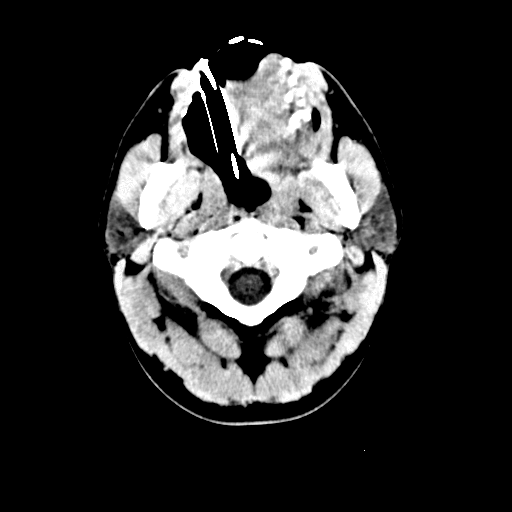
%> input picture ct-edge-detector-canny/0001.png, 512 x 512 px; the run also reads 3 pictures not shown here
$ octave run_all.m   (GNU Octave 9; MATLAB toolbox functions it lacks are replaced by stand-ins)
%> lines starting %> are read from the running program, lines starting %| are printed output that depends on the picture; in (x1, y1, x2, y2) boxes, pixels count from 0 and x2, y2 are one past the last pixel; in counts of white or black regions, pixels touching at a corner belong together; the program's own positions count from 1
### ct-edge-detector-canny/detect_edges.m
function detect_edges(filename)
%> called with filename = '0001.png'

% close('all'); figure;

I = im2double(imread(filename));
%> I: size 512x512 double; min 0, max 1, mean 0.188

subplot(1, 3, 1); imshow(I, []); title("original");

C = canny(I, 2, 0.1, 0.25);

subplot(1, 3, 2); imshow(C, []); title("Canny edge detector");

D = imerode(imdilate(C, strel('disk', 2, 0)), strel('disk', 1, 0));

subplot(1, 3, 3); imshow(D, []); title("edge linking (dilate + erode)");

### ct-edge-detector-canny/image_derivatives.m
function [Ix, Iy] = image_derivatives(I, sigma)
% applies blurring and gauss derivative in each direction

function R = c(A, B)
  R = conv2(padarray(A,floor(size(B) / 2),'replicate','both'), B, 'valid');
end

G = gauss(sigma);
D = gaussdx(sigma);

Ix = c(c(I, G'), D);
Iy = c(c(I, G), D');

end

### ct-edge-detector-canny/gradient_magnitude.m
function [Imag, Idir] = gradient_magnitude(I, sigma)

[Ix, Iy] = image_derivatives(I, sigma);

Imag = sqrt(Ix .* Ix + Iy .* Iy);

Idir = atan2(Iy, Ix);

### ct-edge-detector-canny/canny.m
function R = canny(I, sigma, t_low, t_high)

pkg load image;

% figure; subplot(2, 3, 1); imshow(I); title("original");

[Imag, Idir] = gradient_magnitude(I, sigma);

% subplot(2, 3, 2); imshow(Imag); title("magnitude");
% subplot(2, 3, 3); imshow(Idir); title("direction");

% convert direction to angle
Iangle = mod(Idir + pi, pi);

% discretize angles
Iangle = mod(round(Iangle / pi * 4), 4);

% subplot(2, 3, 3); imshow((Imag == 0) * (-1) + (Imag ~= 0) .* Iangle, [-1, 3]); title("angle");

% local maximum
Ilmax = (
  (Iangle == 0 & circshift(Imag, [0, 1]) < Imag & circshift(Imag, [0, -1]) < Imag) |
  (Iangle == 1 & circshift(Imag, [1, 1]) < Imag & circshift(Imag, [-1, -1]) < Imag) |
  (Iangle == 2 & circshift(Imag, [1, 0]) < Imag & circshift(Imag, [-1, 0]) < Imag) |
  (Iangle == 3 & circshift(Imag, [1, -1]) < Imag & circshift(Imag, [-1, 1]) < Imag)
);
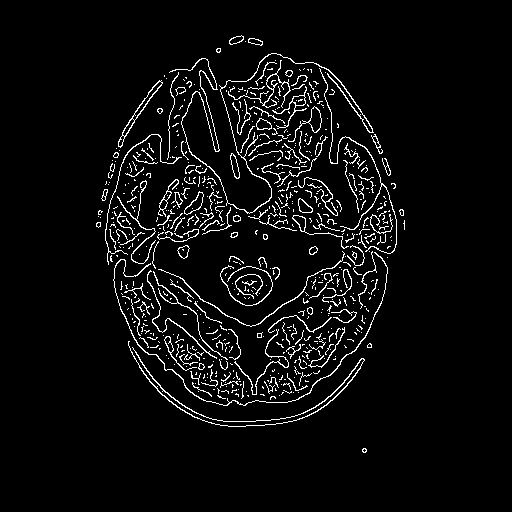
%> Ilmax: size 512x512 logical; 4.8% white in thin lines or dots, all inside (x1, y1, x2, y2) = (96, 35, 405, 453)

Ilmax = imerode(imdilate(Ilmax, strel('disk', 2, 0)), strel('disk', 2, 0));
%> Ilmax: size 512x512 logical; 7.9% white; 115 white regions (85 under 20 px), largest, box (x1, y1, x2, y2) and area: (105, 53, 397, 406) 16054, (128, 341, 365, 427) 1597, (108, 80, 163, 179) 544
Ilmax = Imag .* Ilmax;
%> Ilmax: size 512x512 double

% subplot(2, 3, 4); imshow(Ilmax, []); title("local maxium");

% hysteresis threshold
Iweak = Ilmax >= t_low;
%> Iweak: size 512x512 logical; 3.8% white in thin lines or dots, all inside (x1, y1, x2, y2) = (105, 35, 397, 427)
Istrong = Ilmax >= t_high;

Icontour = bwlabel(Iweak);
%> Icontour: size 512x512 double; 98 distinct labels, from 0 to 97

Itresh = ismember(Icontour, unique(Icontour(Istrong)));

% subplot(2, 3, 5); imshow(Itresh, [0 1]); title("hysteresis threshold"); pause

R = Itresh;

### ct-edge-detector-canny/gauss.m
function [g, x] = gauss(sigma)
% this returns one dimentional array

x = -round(3.0*sigma):round(3.0*sigma);
g = exp(- x.^2 ./ (2 * sigma ^ 2)) / (sqrt(2 * pi) * sigma);
g = g / sum(g) ; % normalisation

### ct-edge-detector-canny/gaussdx.m
function [g, x] = gaussdx(sigma)
x = -round(3.0*sigma):round(3.0*sigma);
g = x .* exp(- x.^2 ./ (2 * sigma ^ 2)) / (sqrt(2 * pi) * sigma^3);
g = g / sum(abs(g)) ; % normalisation

### ct-edge-detector-canny/run_all.m
detect_edges('0001.png'); pause
%> in detect_edges, `D = imerode(imdilate(C, strel('disk', 2, 0)), strel('disk', 1, 0));`: D: size 512x512 logical; 6.8% white; 10 white regions, largest, box (x1, y1, x2, y2) and area: (104, 52, 398, 407) 13768, (140, 365, 352, 428) 1777, (219, 256, 275, 307) 611
detect_edges('0005.png'); pause
%> call 2 of detect_edges, with filename = '0005.png'
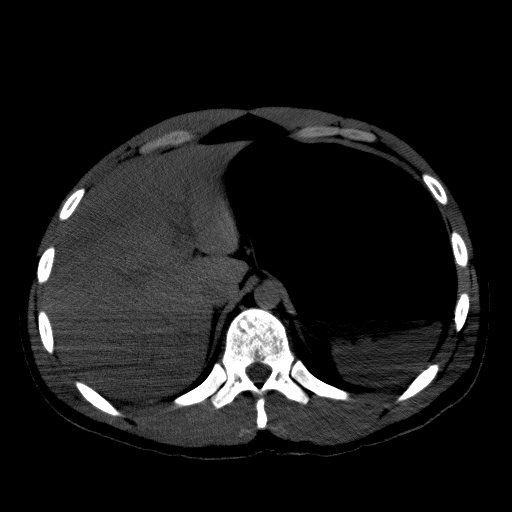
%> input picture ct-edge-detector-canny/0005.png, 512 x 512 px
%> call 2 of canny, with sigma = 2, t_low = 0.1, t_high = 0.25
%> in canny (call 2), `Ilmax = ( (Iangle == 0 & circshift(Imag, [0, 1]) < Imag & circshift(Im..`: Ilmax: size 512x512 logical; 7.9% white in thin lines or dots, all inside (x1, y1, x2, y2) = (17, 107, 492, 462)
%> in canny (call 2), `Ilmax = imerode(imdilate(Ilmax, strel('disk', 2, 0)), strel('disk', 2,..`: Ilmax: size 512x512 logical; 17.3% white; 86 white regions (56 under 20 px), largest, box (x1, y1, x2, y2) and area: (27, 107, 480, 448) 39200, (17, 316, 264, 462) 1608, (264, 337, 489, 459) 1463
%> in canny (call 2), `Iweak = Ilmax >= t_low;`: Iweak: size 512x512 logical; 1.8% white in thin lines or dots, all inside (x1, y1, x2, y2) = (27, 107, 480, 448)
%> in canny (call 2), `Istrong = Ilmax >= t_high;`: Istrong: size 512x512 logical; 0.73% white in thin lines or dots, all inside (x1, y1, x2, y2) = (37, 175, 470, 430)
%> in canny (call 2), `Icontour = bwlabel(Iweak);`:
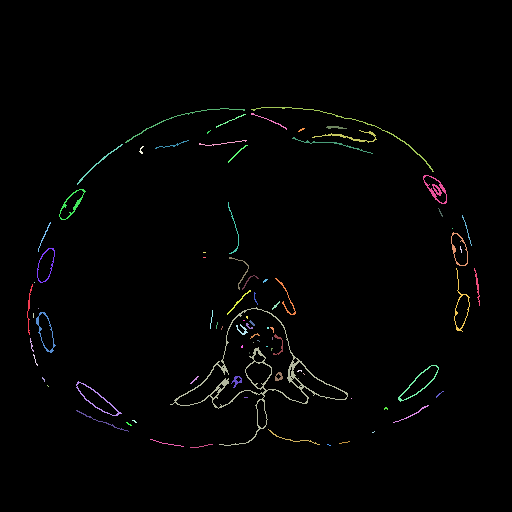
%> Icontour: size 512x512 double; 86 distinct labels, from 0 to 85; one colour per label, 0 black
%> in canny (call 2), `Itresh = ismember(Icontour, unique(Icontour(Istrong)));`: Itresh: size 512x512 logical; 0.92% white in thin lines or dots, all inside (x1, y1, x2, y2) = (36, 175, 470, 446)
%> in detect_edges (call 2), `D = imerode(imdilate(C, strel('disk', 2, 0)), strel('disk', 1, 0));`: D: size 512x512 logical; 2% white; 8 white regions, largest, box (x1, y1, x2, y2) and area: (169, 306, 349, 447) 2766, (450, 231, 471, 333) 602, (422, 174, 448, 205) 367
detect_edges('0015.png'); pause
%> call 3 of detect_edges, with filename = '0015.png'
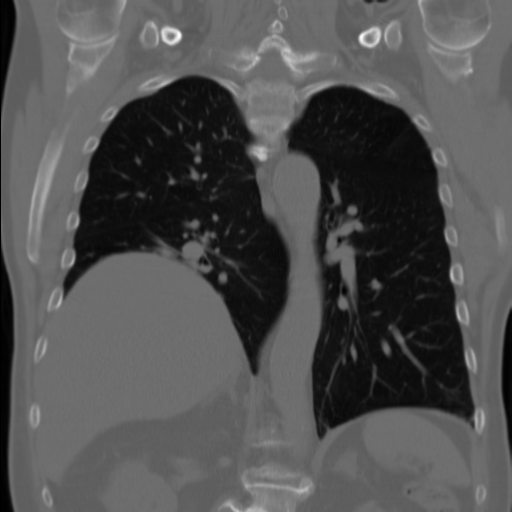
%> input picture ct-edge-detector-canny/0015.png, 512 x 512 px
%> call 3 of canny, with sigma = 2, t_low = 0.1, t_high = 0.25
%> call 3 of gradient_magnitude, with sigma = 2
%> in gradient_magnitude (call 3), `Idir = atan2(Iy, Ix);`:
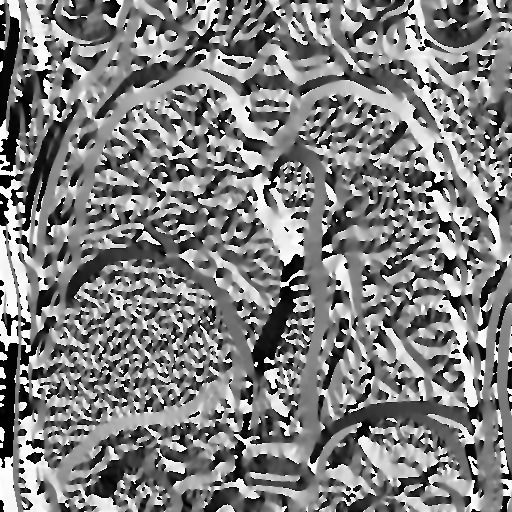
%> Idir: size 512x512 double; min -3.14, max 3.14, mean -0.00798; drawn with min black and max white
%> in canny (call 3), `Iangle = mod(round(Iangle / pi * 4), 4);`:
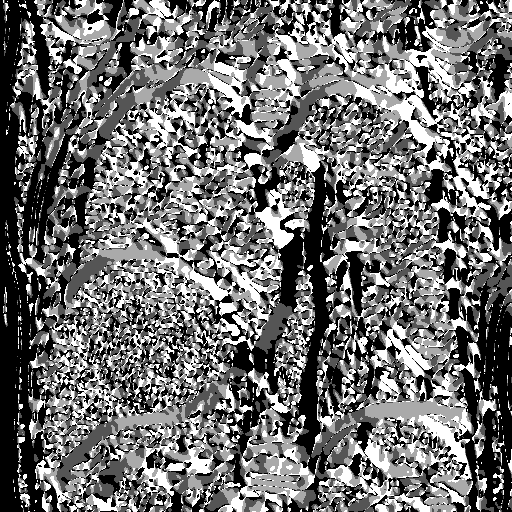
%> Iangle: size 512x512 double; min 0, max 3, mean 1.32; drawn with min black and max white
%> in canny (call 3), `Ilmax = ( (Iangle == 0 & circshift(Imag, [0, 1]) < Imag & circshift(Im..`: Ilmax: size 512x512 logical; 17.1% white in thin lines or dots
%> in canny (call 3), `Ilmax = imerode(imdilate(Ilmax, strel('disk', 2, 0)), strel('disk', 2,..`:
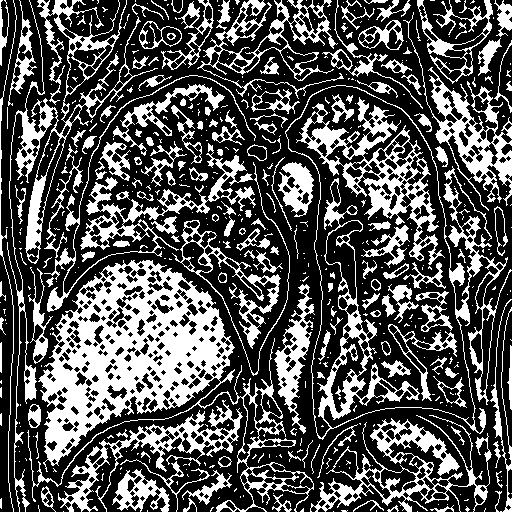
%> Ilmax: size 512x512 logical; 33% white; 522 white regions (352 under 20 px), largest, box (x1, y1, x2, y2) and area: (27, 260, 314, 512) 20084, (285, 85, 512, 440) 6861, (7, 0, 158, 512) 6118
detect_edges('0020.png'); pause
detect_edges('0080.png'); pause
detect_edges('0090.png'); pause
